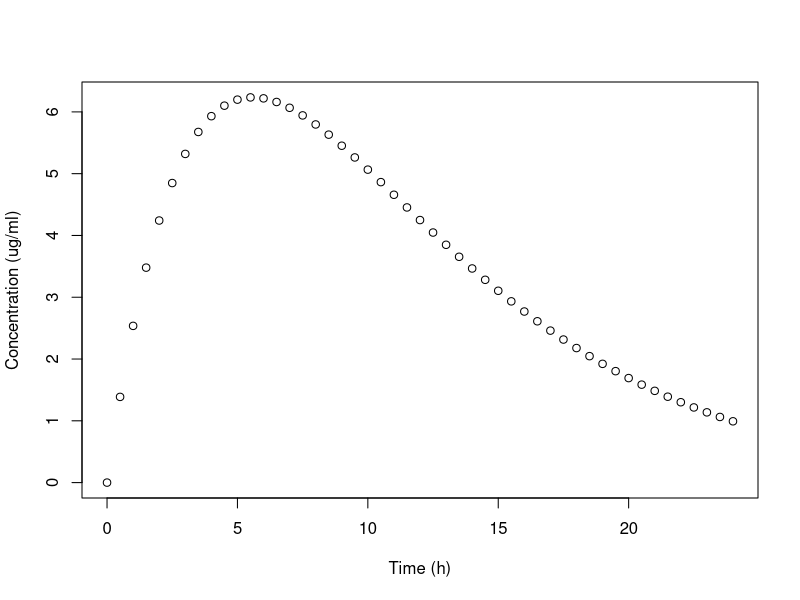
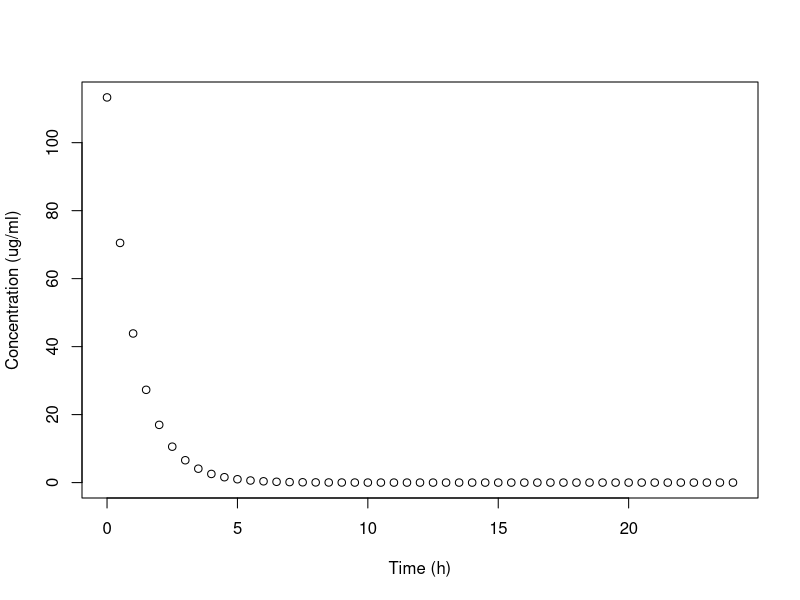

The R script that drew these images, in order:
#==================================================================
# One-compartment model single dose for veterinary species
# Oral exposure
#=================================================================

# Parameters

B = 0.95       # Bioavailability
D = 5.5        # Dose in mg/kg
V = 0.31       # Volume in L/kg
kel = 0.178    # Elimination rate in hr-1
ka = 0.18      # Absorption rate in hr-1

t <- seq(0, 24, by = 0.5)     #time interval in hours

# Equation one-comaprtment model oral exposure

C <- ((B * D * ka) / (V * (ka-kel))) * ((exp(-kel * t)) - (exp(-ka * t)))

# Creating dataframe 

conc <- data.frame(t, C)

#Plot

plot(t, C, xlab = "Time (h)", ylab = "Concentration (ug/ml)")

#==================================================================
# One-compartment model single dose for veterinary species
# Intravenous
#=================================================================

# Parameters

D = 80           # Dose in mg/kg
V = 0.706        # Volume in L/kg
kel = 0.949      # Elimination rate in hr-1

t <- seq(0, 24, by = 0.5)     #time interval in hours

#Equation one-comaprtment model

C <- (D / V) * (exp(-kel * t))

#Creating dataframe 

conc1 <- data.frame(t, C)

#Plot

plot(t, C, xlab = "Time (h)", ylab = "Concentration (ug/ml)")


